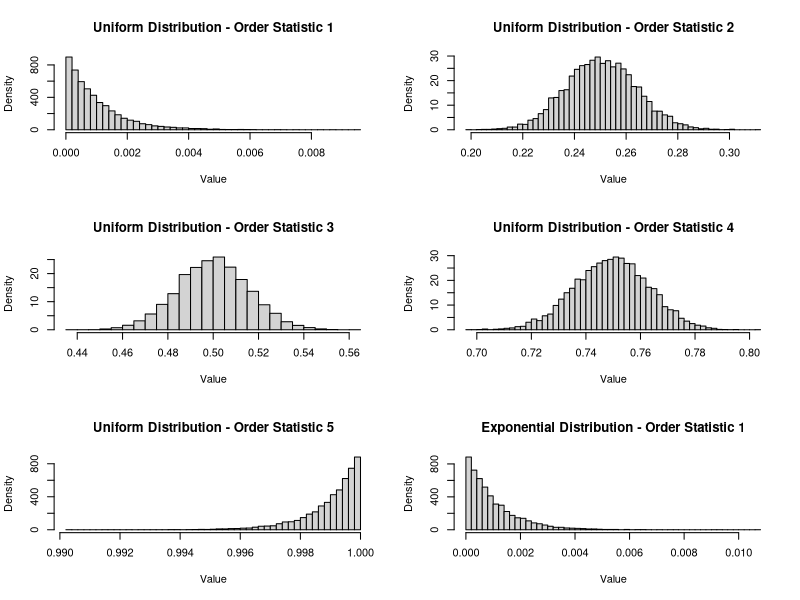
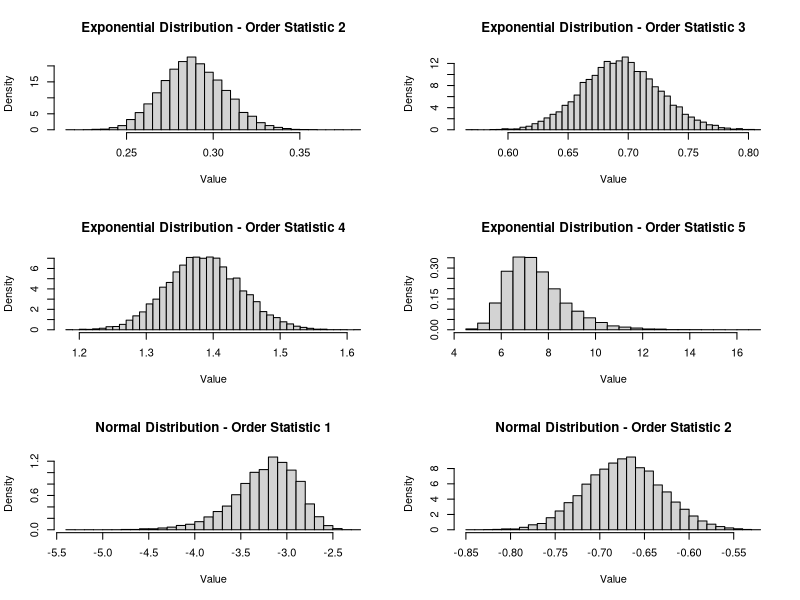
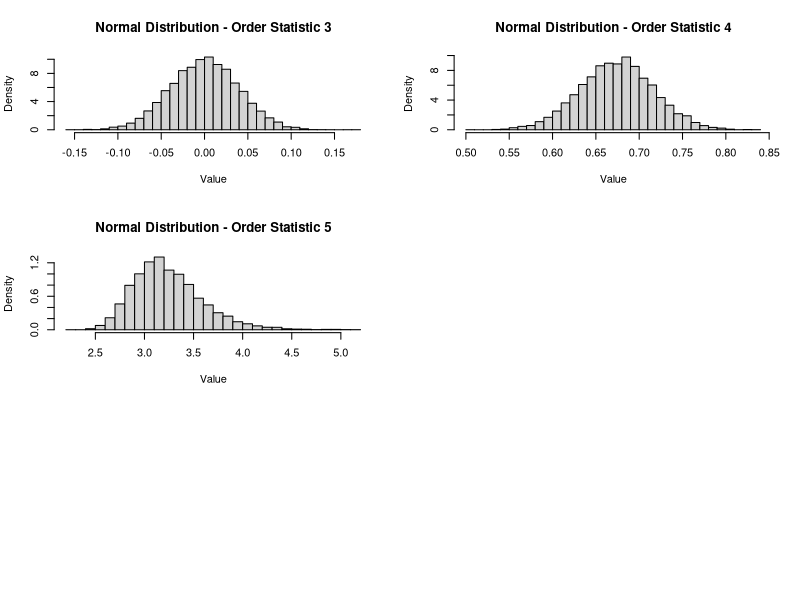

Write R code to recreate these figures, in order.
## ---- chunk 1
# Set seed for reproducibility
set.seed(123)

# Sample size and number of simulations
n <- 1000
num_simulations <- 10000

# Generate samples from uniform distribution
uniform_samples <- matrix(runif(n * num_simulations), ncol = n)

# Calculate order statistics for each simulation
uniform_order_stats <- apply(uniform_samples, 1, function(x) quantile(x, probs = c(0, 0.25, 0.5, 0.75, 1)))

# Plot histograms for the order statistics
par(mfrow = c(3, 2))  # Arrange plots in 3 rows, 2 columns
for (i in 1:5) {
  hist(uniform_order_stats[i, ], main = paste("Uniform Distribution - Order Statistic", i), xlab = "Value", breaks = 40, probability = TRUE)
}


## ---- chunk 2
# Generate samples from exponential distribution
lambda <- 1
exponential_samples <- matrix(rexp(n * num_simulations, rate = lambda), ncol = n)

# Calculate order statistics for each simulation
exponential_order_stats <- apply(exponential_samples, 1, function(x) quantile(x, probs = c(0, 0.25, 0.5, 0.75, 1)))

# Plot histograms for the order statistics
for (i in 1:5) {
  hist(exponential_order_stats[i, ], main = paste("Exponential Distribution - Order Statistic", i), xlab = "Value", breaks = 40, probability = TRUE)
}

## ---- chunk 3
# Generate samples from normal distribution
normal_samples <- matrix(rnorm(n * num_simulations), ncol = n)

# Calculate order statistics for each simulation
normal_order_stats <- apply(normal_samples, 1, function(x) quantile(x, probs = c(0, 0.25, 0.5, 0.75, 1)))

# Plot histograms for the order statistics
for (i in 1:5) {
  hist(normal_order_stats[i, ], main = paste("Normal Distribution - Order Statistic", i), xlab = "Value", breaks = 40, probability = TRUE)
}

